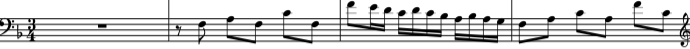
#> input picture media/extracted_staves/stave_0_left.png, 690 x 49 px; its folder holds only this picture in this run
$ python -i model_extraction_and_prediction.py   (imports and definitions only)
#> lines starting #> are read from the running program, lines starting #| are printed output that depends on the picture; after the words box and inside, x2 and y2 are one past the last pixel; in counts of white or black regions, pixels touching at a corner belong together
import os
import time
from collections import Counter

import cv2
import tensorflow as tf
import numpy as np

def normalize(image):
    return (255. - image) / 255.

# [29 lines left out: functions resize, sparse_tensor_to_strs, not called in this run]

def extract_staves(sheet_music_path, output_dir):
#> called with output_dir = 'out.png'
    image = cv2.imread(sheet_music_path, cv2.IMREAD_GRAYSCALE)
#> image is the input picture: shape (49, 690); min 0, max 255, mean 212.9
    if image is None:
        print(f"Error: Unable to read image from {sheet_music_path}.")
        return []

    # Threshold and preprocess
    _, binary = cv2.threshold(image, 128, 255, cv2.THRESH_BINARY_INV)
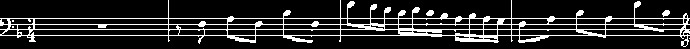
#> binary: shape (49, 690); 15.1% white in thin lines or dots
    horizontal_kernel = cv2.getStructuringElement(cv2.MORPH_RECT, (40, 1))
    connected_lines = cv2.morphologyEx(binary, cv2.MORPH_CLOSE, horizontal_kernel, iterations=2)
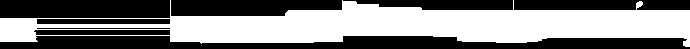
#> connected_lines: shape (49, 690); 50.7% white; 8 black regions
    contours, _ = cv2.findContours(connected_lines, cv2.RETR_EXTERNAL, cv2.CHAIN_APPROX_SIMPLE)
#> contours = 1 contour; box (x1, y1, x2, y2) and area: (0, 0, 690, 47) 17848
    sorted_contours = sorted(contours, key=lambda c: cv2.boundingRect(c)[1])
#> sorted_contours has the same summary as contours

    # Determine valid contours
    widths = [cv2.boundingRect(c)[2] for c in sorted_contours]  # Extract widths of contours
#> widths = [690]
    print("Widths", widths)
#| Widths [690]
    dominant_width = max(widths)
#> dominant_width = 690
    print(f"Dominant width (highest mode): {dominant_width}")
#| Dominant width (highest mode): 690
    valid_width_min = dominant_width - 100
#> valid_width_min = 590
    valid_width_max = dominant_width + 100
#> valid_width_max = 790
    valid_contours = [
        c for c in sorted_contours if valid_width_min <= cv2.boundingRect(c)[2] <= valid_width_max
    ]
#> valid_contours has the same summary as contours
    print(f"Number of valid staves: {len(valid_contours)}")
#| Number of valid staves: 1

    staves = []

#> (the run stopped early here; a loop or call above may not have finished)

$ run again, on media/extracted_staves/stave_1_left.png
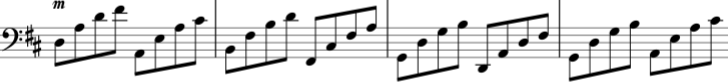
#> input picture media/extracted_staves/stave_1_left.png, 728 x 83 px
#> in extract_staves, image is the input picture: shape (83, 728); min 0, max 255, mean 224.8
#> in extract_staves, `_, binary = cv2.threshold(image, 128, 255, cv2.THRESH_BINARY_INV)`:
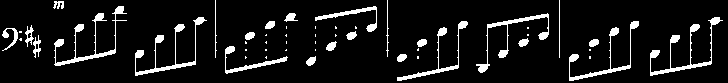
#> binary: shape (83, 728); 8.7% white; 51 white regions (26 under 20 px), largest, box (x1, y1, x2, y2) and area: (54, 6, 127, 66) 636, (650, 17, 723, 76) 615, (135, 17, 207, 76) 589
#> in extract_staves, `connected_lines = cv2.morphologyEx(binary, cv2.MORPH_CLOSE, horizontal..`:
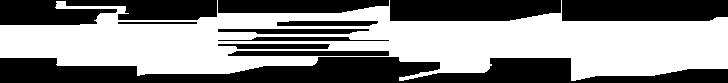
#> connected_lines: shape (83, 728); 53.9% white; 11 black regions
#> contours = 1 contour; box (x1, y1, x2, y2) and area: (0, 0, 728, 81) 34624
#> sorted_contours has the same summary as contours
#> widths = [728]
#| Widths [728]
#> dominant_width = 728
#| Dominant width (highest mode): 728
#> valid_width_min = 628
#> valid_width_max = 828
#> valid_contours has the same summary as contours
#| Number of valid staves: 1

$ run again, on media/extracted_staves/stave_4_left.png
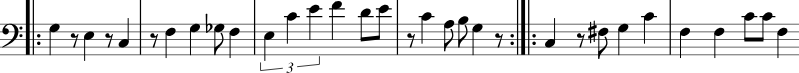
#> input picture media/extracted_staves/stave_4_left.png, 799 x 73 px
#> in extract_staves, image is the input picture: shape (73, 799); min 0, max 255, mean 227.2
#> in extract_staves, `_, binary = cv2.threshold(image, 128, 255, cv2.THRESH_BINARY_INV)`:
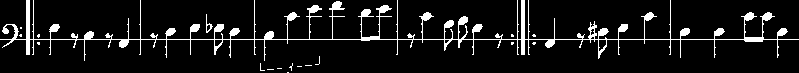
#> binary: shape (73, 799); 8.4% white; 18 white regions (16 under 20 px), largest, box (x1, y1, x2, y2) and area: (0, 0, 799, 61) 4761, (206, 14, 213, 33) 42
#> in extract_staves, `connected_lines = cv2.morphologyEx(binary, cv2.MORPH_CLOSE, horizontal..`:
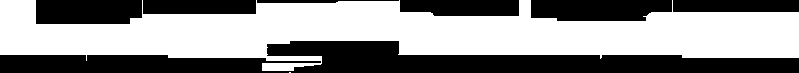
#> connected_lines: shape (73, 799); 56.8% white; 7 black regions
#> contours = 2 contours, 1 with area under 20; largest, box (x1, y1, x2, y2) and area: (0, 0, 799, 71) 32082
#> sorted_contours has the same summary as contours
#> widths = [799, 2]
#| Widths [799, 2]
#> dominant_width = 799
#| Dominant width (highest mode): 799
#> valid_width_min = 699
#> valid_width_max = 899
#> valid_contours = 1 contour; box (x1, y1, x2, y2) and area: (0, 0, 799, 71) 32082
#| Number of valid staves: 1
